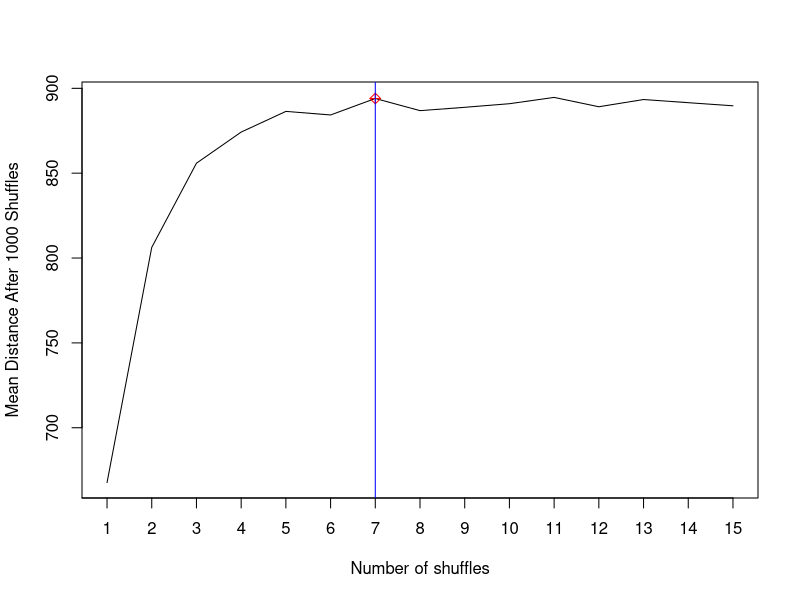
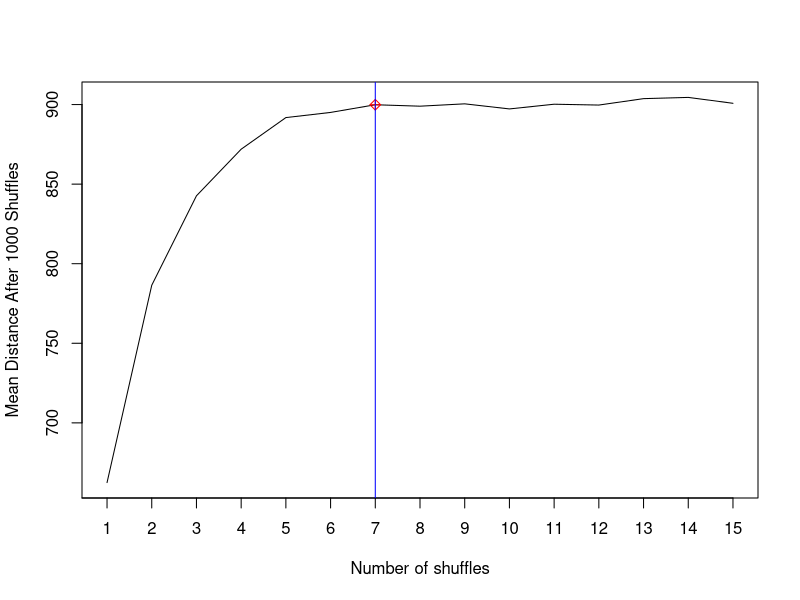
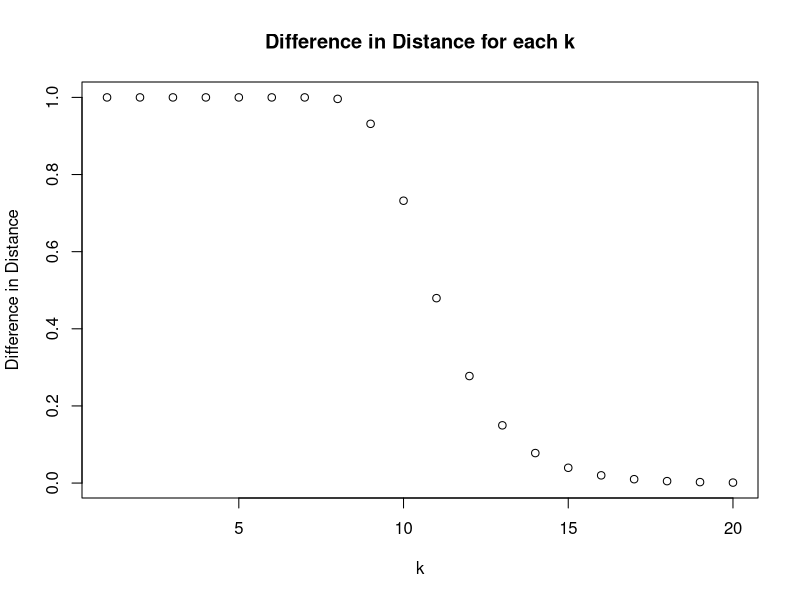
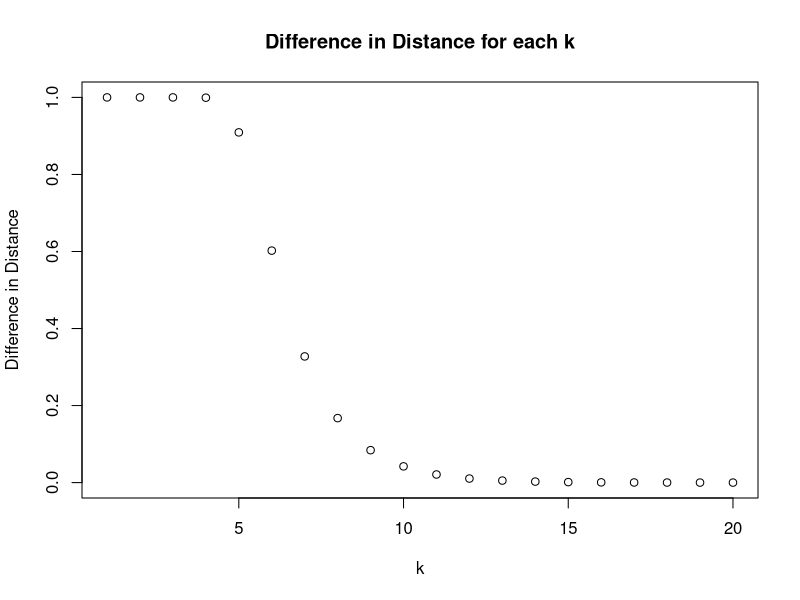
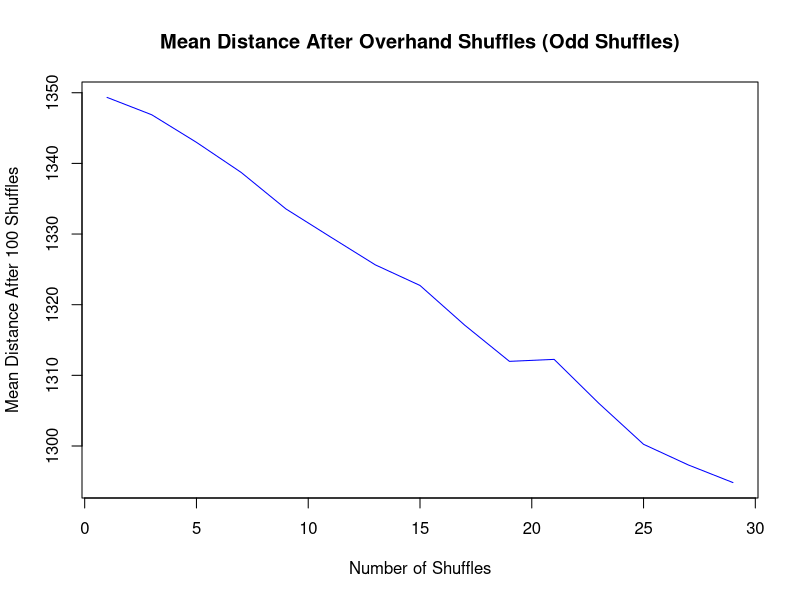
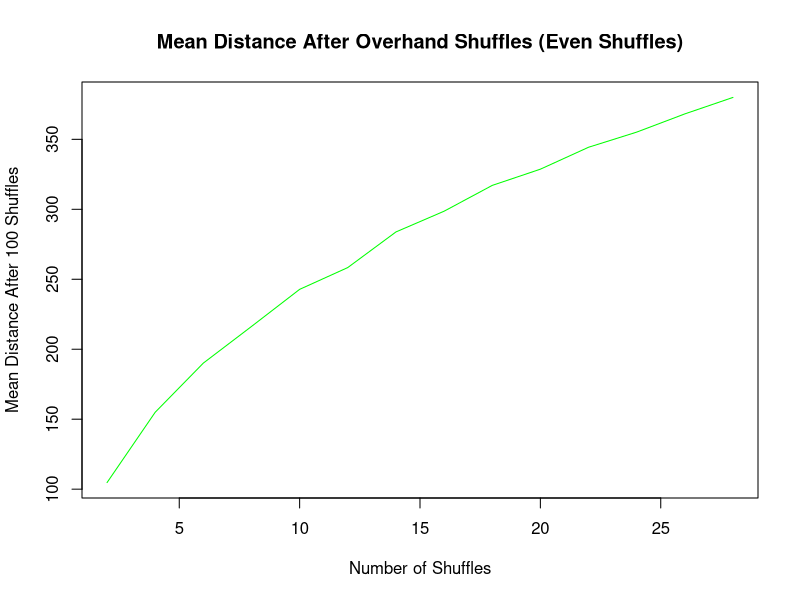

Write R code to recreate these figures, in order.
## ---- chunk 1
knitr::opts_chunk$set(echo = TRUE)
## ---- chunk 2
deck <- function(n){seq(1,n,1)}
#this returns a series of numbers from 1 to n
## ---- chunk 3
lefthand_r <- function(n){
  c <- sample((0:n), size = 1, prob = choose(n, 0:n) / (2^n)) 
  #this is the total number of cards we will have on our left hand, where the probability that we choose c cards is given by the function "choose(n, c)/(2^n)", as we are choosing according to the binomial distribution, based on the AMS article
  seq(1,c,1)
  #we are choosing c cards "from the top of the deck". Hence, one we know that c cards will be chosen, we automatically know that Card 1, Card 2, ..., Card c are the c cards to be placed on our left hand.
}
## ---- chunk 4
pos_r <- function(n, c){
  sort(sample(seq(1,n,1),c)) 
  #we select c elements from the sequence 1 to n and sort them in ascending order
}
## ---- chunk 5
rs <- function(deck){
  n <- length(deck)
  f <- rep(-1,n) #we create n positions with placeholders -1s and will update this later
  
  
  lefthand <- deck[lefthand_r(n)] #we choose the c cards to be placed on our left hand
  righthand <- setdiff(deck, lefthand) #this is, naturally, the remaining cards on the right hand
  
  c <- length(lefthand) #for convenience
  
  
  pos <- pos_r(n, c) #these are the new positions for the chosen c cards in the left hand
  remaining <- setdiff(deck,pos) #these are the remaining positions for the n-c cards in the right hand
  
  #we now fill f with cards from our left hand first
  for (i in (1:c)){
    f[pos[i]] <- lefthand[i]
  }
  
  #and fill f with cards from our right hand 
  for (i in (1:(n-c))){
    f[remaining[i]] <- righthand[i]
  }
  
  f
}
  
## ---- chunk 6
mult_r <- function(deck,N){ #perform riffle shuffle N times to a deck of cards
  for (i in (1:N)){
    deck <- rs(deck)
  }
  deck
}
## ---- chunk 7
label01_r <- function(n){
  rbinom(n,1,0.5)
}
## ---- chunk 8
irs <- function(deck){
  f <- c() #we will update this collection later
  
  n <- length(deck)
  
  label <- label01_r(n) #we label some of the n cards with 1
  zeros <- n-sum(label) #naturally, the rest of the cards will be labeled with 0
  
  for (i in (1:n)){
    if(label[i]==0){f<-c(f,deck[i])} #we fill "f" with the cards labelled 0 first
  }
  
  for (i in (1:n)){
    if(label[i]==1){f<-c(f,deck[i])} #then we fill "f" with the cards labelled 1 last
  }
  
  f
  
}
## ---- chunk 9
mult_ir <- function(deck,N){ #doing inverse riffle shuffles N times to a deck
  for (i in (1:N)){
    deck <- irs(deck)
  }
  deck
}
## ---- chunk 10
distance_r <- function(deck1, deck2){
  n <- length(deck1) #note that deck1 and deck2 should have the same lengths
  distance <- 0 #this will be updated as we gradually add the distances between each position.
  for (i in (1:n)){
    distance <- distance + sqrt((deck1[i]-deck2[i])^2)
  }
  distance
}
## ---- chunk 11
whole <- deck(52)
## ---- chunk 12
mean_distance_r <- function(deck,N,t=1000){ 
  #deck is the initial ordering
  #N is the number of shuffles we perform on the initial deck; 
  #t is the number of times we want to replicate the simulations, set it to 100 by default
  n <- length(deck) 
  M <- matrix(data=rep(-1,t*n),nrow=t) #create a matrix for storing the results for different simulations
  for (i in (1:t)){
    final_deck <- mult_r(deck,N)
    M[i,] <- final_deck
  } #when this loop is finished, we will have a matrix M with the results of all the final decks from t replications
  
  #now we calculate the average difference
  total_distance <- 0
  for (i in (1:t)){
    total_distance <- total_distance+distance_r(deck,M[i,])
  }
  total_distance/t
}
## ---- chunk 13
set.seed(160224)
md1rs <- mean_distance_r(whole,1)
md2rs <- mean_distance_r(whole,2)
md3rs <- mean_distance_r(whole,3)
md4rs <- mean_distance_r(whole,4)
md5rs <- mean_distance_r(whole,5)
md6rs <- mean_distance_r(whole,6)
md7rs <- mean_distance_r(whole,7)
md8rs <- mean_distance_r(whole,8)
md9rs <- mean_distance_r(whole,9)
md10rs <- mean_distance_r(whole,10)
md11rs <- mean_distance_r(whole,11)
md12rs <- mean_distance_r(whole,12)
md13rs <- mean_distance_r(whole,13)
md14rs <- mean_distance_r(whole,14)
md15rs <- mean_distance_r(whole,15)
## ---- chunk 14
plot(y=c(md1rs,
         md2rs,
         md3rs,
         md4rs,
         md5rs,
         md6rs,
         md7rs,
         md8rs,
         md9rs,
         md10rs,
         md11rs,
         md12rs,
         md13rs,
         md14rs,
         md15rs), x = seq(1,15,1), type="l",
     xaxt = "n",
     ylab = "Mean Distance After 1000 Shuffles",
     xlab = "Number of shuffles")

axis(side = 1, at = seq(0,15,1))
points(x=7,y=md7rs, pch=9, col = "red")
abline(v=7, col="blue")
## ---- chunk 15
mean_distance_ir <- function(deck,N,t=1000){ #effectively the same coding technique that we have used for riffle shuffle
  n <- length(deck) 
  M <- matrix(data=rep(-1,t*n),nrow=t) 
  for (i in (1:t)){
    final_deck <- mult_ir(deck,N)
    M[i,] <- final_deck
  } 
  total_distance <- 0
  for (i in (1:t)){
    total_distance <- total_distance+distance_r(deck,M[i,])
  }
  total_distance/t
}
## ---- chunk 16
set.seed(1602241)
md1irs <- mean_distance_ir(whole,1)
md2irs <- mean_distance_ir(whole,2)
md3irs <- mean_distance_ir(whole,3)
md4irs <- mean_distance_ir(whole,4)
md5irs <- mean_distance_ir(whole,5)
md6irs <- mean_distance_ir(whole,6)
md7irs <- mean_distance_ir(whole,7)
md8irs <- mean_distance_ir(whole,8)
md9irs <- mean_distance_ir(whole,9)
md10irs <- mean_distance_ir(whole,10)
md11irs <- mean_distance_ir(whole,11)
md12irs <- mean_distance_ir(whole,12)
md13irs <- mean_distance_ir(whole,13)
md14irs <- mean_distance_ir(whole,14)
md15irs <- mean_distance_ir(whole,15)
## ---- chunk 17
plot(y=c(md1irs,
         md2irs,
         md3irs,
         md4irs,
         md5irs,
         md6irs,
         md7irs,
         md8irs,
         md9irs,
         md10irs,
         md11irs,
         md12irs,
         md13irs,
         md14irs,
         md15irs), x = seq(1,15,1), type="l",
     xaxt = "n",
     ylab = "Mean Distance After 1000 Shuffles",
     xlab = "Number of shuffles")

axis(side = 1, at = seq(0,15,1))

points(x=7,y=md7irs, pch=9, col = "red")
abline(v=7, col="blue")
## ---- chunk 18
diffdist_rs <- function(k,n){
  k_list <- c() #we will update this later
for (j in (1:k)) {
  k <- j
  new_list <- c()
  for (i in (1:(n-1))){
    new_term <- 1- i/(2^k) #this is the individual term we have in the pi multiplication
    new_list <- c(new_list,new_term)
  }
  new_k <- 1 - prod(new_list)
  k_list <- c(k_list, new_k)
}
  k_list
}
## ---- chunk 19
kl <- diffdist_rs(20,52)
## ---- chunk 20
plot(seq(20),kl, main="Difference in Distance for each k", xlab="k", ylab="Difference in Distance")

## ---- chunk 21
diffdist_rs1 <- function(k,n){
  k_list <- c()
  
for (j in (1:k)) {
  k <- j
  theta <- j-1.5*log2(n)
  k_list <- c(k_list, 1-2*pnorm((-2^(-theta))/(4*sqrt(3)))) #ignoring the negligible big-O term
}
  k_list
}
## ---- chunk 22
kl1 <- diffdist_rs1(20,52)
## ---- chunk 23
plot(seq(20),kl1, main="Difference in Distance for each k", xlab="k", ylab="Difference in Distance")

## ---- chunk 24
deck_function <- function(n){seq(1,n,1)}
deck <- deck_function(52)
## ---- chunk 25
Overhand <- function(deck, p = 0.5) {
  N <- length(deck) #find total number of cards in the deck 
  b <- rbinom(N-1,1,0.5) #simulate cut points
  cutpt <- c(0, which(b == 1), N)  # Cut points in range 1:(N-1)
  
  if (all(b == 0)) return(deck)    # No cut points were chosen
  
  rev <- N - cutpt + 1             # Reversed positions
  
  newDeck <- integer(N)
  for (i in 1:(length(cutpt) - 1)) {
    R <- seq((1 + cutpt[i]), cutpt[i + 1])  # Positions of cards in the right hand
    L <- seq(rev[i + 1], rev[i] - 1)       # New positions in the left hand
    newDeck[L] <- deck[R]                  # Transfer packet from right to left hand
  }
  
  return(newDeck)  # Return same shape as input
}
## ---- chunk 26
mult_Overhand <- function(deck, n){
  for(i in (1:n)){
    deck <- Overhand(deck)
  }
  deck
}

# Example usage:
n <- 11
multioverhand<-mult_Overhand(deck, n)

cat("Original Deck:", deck)
cat("\nDeck after",n ,"overhand shuffling:", multioverhand)
## ---- chunk 27
distance_r(deck, mult_Overhand(deck,11))
## ---- chunk 28
distance_r(deck, mult_Overhand(deck,12))
## ---- chunk 29
mean_distance_over <- function(deck, N, t = 1000) {
  n <- length(deck)
  M <- matrix(data = rep(-1, t * n), nrow = t)
  
  for (i in 1:t) {
    final_deck <- mult_Overhand(deck, N)
    M[i,] <- final_deck
  }
  
  total_distance <- 0
  for (i in 1:t) {
    total_distance <- total_distance + distance_r(deck, M[i,])
  }
  
  total_distance / t
}

mean_distance_odd <- function(deck, numShuffles, numSimulations = 100) {
  odd_shuffles <- seq(1, numShuffles, by = 2)
  mean_distances_odd <- numeric(length(odd_shuffles))
  
  for (i in seq_along(odd_shuffles)) {
    mean_distances_odd[i] <- mean_distance_over(deck, odd_shuffles[i], numSimulations)
  }
  
  return(list(Shuffles = odd_shuffles, MeanDistances = mean_distances_odd))
}

# Example usage:
set.seed(160224)
result_odd <- mean_distance_odd(whole, 29, 100)

# Plot the mean distances for odd shuffles
plot(x = result_odd$Shuffles, y = result_odd$MeanDistances, type = "l", col = "blue", xlab = "Number of Shuffles", ylab = "Mean Distance After 100 Shuffles", main = "Mean Distance After Overhand Shuffles (Odd Shuffles)")
## ---- chunk 30
mean_distance_even <- function(deck, numShuffles, numSimulations = 100) {
  even_shuffles <- seq(2, numShuffles, by = 2)
  mean_distances_even <- numeric(length(even_shuffles))
  
  for (i in seq_along(even_shuffles)) {
    mean_distances_even[i] <- mean_distance_over(deck, even_shuffles[i], numSimulations)
  }
  
  return(list(Shuffles = even_shuffles, MeanDistances = mean_distances_even))
}

set.seed(123)
result_even <- mean_distance_even(whole, 29, 100)

# Plot the mean distances for even shuffles
plot(x = result_even$Shuffles, y = result_even$MeanDistances, type = "l", col = "green", xlab = "Number of Shuffles", ylab = "Mean Distance After 100 Shuffles", main = "Mean Distance After Overhand Shuffles (Even Shuffles)")
## ---- chunk 31
calculate_mixing_time <- function(n, p) {
  tau_mix <- (p^2 * (2 - p)) / (8 * pi^2 * (1 - p^2)) * n^2 * log(n)
  return(tau_mix)
}

# Example usage
n <- 52
p <- 0.5
result <- calculate_mixing_time(n, p)

# Print the corrected result
print(round(result))
## ---- chunk 32
deck <- function(n){seq(1,n,1)}
deck(52)

pile_shuffle <- function(deck, num_piles) {
  piles <- split(deck, rep(1:num_piles, length.out = length(deck)))
  shuffled_deck <- unlist(piles, use.names = FALSE)
  return(shuffled_deck)
}
## ---- chunk 33
# Example usage:
initial_deck <- deck(52)
shuffled_deck <- pile_shuffle(initial_deck, 6)
shuffled_deck
## ---- chunk 34
mult_Pile <- function(deck, num_piles, n){
  for(i in (1:n)){
    deck <- pile_shuffle(deck, num_piles)
  }
  deck
}

# Example usage:
num_piles <- 5
n <- 11
deck <- deck(52)
multipile<-mult_Pile(deck, num_piles, n)

cat("Original Deck:", initial_deck)
cat("\nDeck after",n,"times pile shuffling (",num_piles, "piles ):", multipile)
## ---- chunk 35
#There is no randomisation during shuffle so the location of card can be predicted
predicted_card <- function(card_index,deck,num_pile) {
  n <- length(deck)
  kk <- seq(1,n, 1) %% num_pile
  for (i in (1:n)) {
    if (kk[i]==0) {
      kk[i] = kk[i] + num_pile
    }
  }
  index <- kk[card_index]
  num <- sum(kk[1:(card_index)]==index) 
  # the wanted card is in the (index)th pile of number num
  return(c(index,num))
}
# Example, want to know the location of the 6th card after one shuffle in 5 piles
out <- predicted_card(6,initial_deck,5)
paste("The new location of the original 6th card is the",out[2],"nd in the ",out[1],"st pile")
